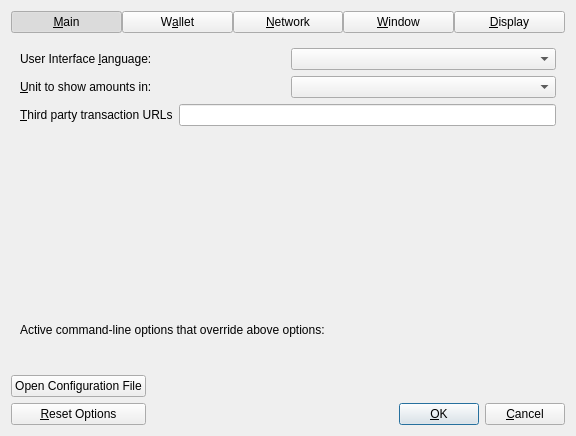
<?xml version="1.0" encoding="UTF-8"?>
<ui version="4.0">
 <class>OptionsDialog</class>
 <widget class="QDialog" name="OptionsDialog">
  <property name="geometry">
   <rect>
    <x>0</x>
    <y>0</y>
    <width>576</width>
    <height>436</height>
   </rect>
  </property>
  <property name="windowTitle">
   <string>Options</string>
  </property>
  <property name="modal">
   <bool>true</bool>
  </property>
  <layout class="QVBoxLayout" name="verticalLayout_8">
   <item>
    <layout class="QHBoxLayout" name="horizontalLayout_3">
     <property name="spacing">
      <number>0</number>
     </property>
     <item>
      <widget class="QPushButton" name="btnMain">
       <property name="text">
        <string>&amp;Main</string>
       </property>
       <property name="checkable">
        <bool>true</bool>
       </property>
       <property name="checked">
        <bool>true</bool>
       </property>
      </widget>
     </item>
     <item>
      <widget class="QPushButton" name="btnWallet">
       <property name="text">
        <string>W&amp;allet</string>
       </property>
       <property name="checkable">
        <bool>true</bool>
       </property>
       <property name="checked">
        <bool>false</bool>
       </property>
      </widget>
     </item>
     <item>
      <widget class="QPushButton" name="btnNetwork">
       <property name="text">
        <string>&amp;Network</string>
       </property>
       <property name="checkable">
        <bool>true</bool>
       </property>
       <property name="checked">
        <bool>false</bool>
       </property>
      </widget>
     </item>
     <item>
      <widget class="QPushButton" name="btnWindow">
       <property name="text">
        <string>&amp;Window</string>
       </property>
       <property name="checkable">
        <bool>true</bool>
       </property>
       <property name="checked">
        <bool>false</bool>
       </property>
      </widget>
     </item>
     <item>
      <widget class="QPushButton" name="btnDisplay">
       <property name="text">
        <string>&amp;Display</string>
       </property>
       <property name="checkable">
        <bool>true</bool>
       </property>
       <property name="checked">
        <bool>false</bool>
       </property>
      </widget>
     </item>
    </layout>
   </item>
   <item>
    <widget class="QStackedWidget" name="stackedWidget">
     <property name="currentIndex">
      <number>4</number>
     </property>
     <widget class="QWidget" name="tabMain">
      <layout class="QVBoxLayout" name="verticalLayout">
       <item>
        <widget class="QCheckBox" name="bitcoinAtStartup">
         <property name="toolTip">
          <string>Automatically start %1 after logging in to the system.</string>
         </property>
         <property name="text">
          <string>&amp;Start %1 on system login</string>
         </property>
        </widget>
       </item>
       <item>
        <spacer name="horizontalSpacer_0_Main">
         <property name="orientation">
          <enum>Qt::Horizontal</enum>
         </property>
         <property name="sizeHint" stdset="0">
          <size>
           <width>40</width>
           <height>5</height>
          </size>
         </property>
        </spacer>
       </item>
       <item>
        <layout class="QHBoxLayout" name="horizontalLayout_Main_Prune">
         <item>
          <widget class="QCheckBox" name="prune">
           <property name="toolTip">
            <string>Disables some advanced features but all blocks will still be fully validated. Reverting this setting requires re-downloading the entire blockchain. Actual disk usage may be somewhat higher.</string>
           </property>
           <property name="text">
            <string>Prune &amp;block storage to</string>
           </property>
          </widget>
         </item>
         <item>
          <widget class="QSpinBox" name="pruneSize">
           <property name="sizePolicy">
            <sizepolicy hsizetype="Minimum" vsizetype="Preferred">
             <horstretch>0</horstretch>
             <verstretch>0</verstretch>
            </sizepolicy>
           </property>
          </widget>
         </item>
         <item>
          <widget class="QLabel" name="pruneSizeUnitLabel">
           <property name="text">
            <string>GB</string>
           </property>
           <property name="textFormat">
            <enum>Qt::PlainText</enum>
           </property>
          </widget>
         </item>
         <item>
          <spacer name="horizontalSpacer_Main_Prune">
           <property name="orientation">
            <enum>Qt::Horizontal</enum>
           </property>
           <property name="sizeHint" stdset="0">
            <size>
             <width>40</width>
             <height>20</height>
            </size>
           </property>
          </spacer>
         </item>
        </layout>
       </item>
       <item>
        <widget class="QLabel" name="pruneWarning">
         <property name="text">
          <string>Reverting this setting requires re-downloading the entire blockchain.</string>
         </property>
         <property name="textFormat">
          <enum>Qt::PlainText</enum>
         </property>
        </widget>
       </item>
       <item>
        <layout class="QHBoxLayout" name="horizontalLayout_2_Main">
         <item>
          <widget class="QLabel" name="databaseCacheLabel">
           <property name="text">
            <string>Size of &amp;database cache</string>
           </property>
           <property name="textFormat">
            <enum>Qt::PlainText</enum>
           </property>
           <property name="buddy">
            <cstring>databaseCache</cstring>
           </property>
          </widget>
         </item>
         <item>
          <widget class="QSpinBox" name="databaseCache">
           <property name="sizePolicy">
            <sizepolicy hsizetype="Minimum" vsizetype="Preferred">
             <horstretch>0</horstretch>
             <verstretch>0</verstretch>
            </sizepolicy>
           </property>
          </widget>
         </item>
         <item>
          <widget class="QLabel" name="databaseCacheUnitLabel">
           <property name="text">
            <string>MB</string>
           </property>
           <property name="textFormat">
            <enum>Qt::PlainText</enum>
           </property>
          </widget>
         </item>
         <item>
          <spacer name="horizontalSpacer_2_Main">
           <property name="orientation">
            <enum>Qt::Horizontal</enum>
           </property>
           <property name="sizeHint" stdset="0">
            <size>
             <width>40</width>
             <height>20</height>
            </size>
           </property>
          </spacer>
         </item>
        </layout>
       </item>
       <item>
        <layout class="QHBoxLayout" name="horizontalLayout_Main_VerifyLabel">
         <item>
          <widget class="QLabel" name="threadsScriptVerifLabel">
           <property name="text">
            <string>Number of script &amp;verification threads</string>
           </property>
           <property name="textFormat">
            <enum>Qt::PlainText</enum>
           </property>
           <property name="buddy">
            <cstring>threadsScriptVerif</cstring>
           </property>
          </widget>
         </item>
         <item>
          <widget class="QSpinBox" name="threadsScriptVerif">
           <property name="sizePolicy">
            <sizepolicy hsizetype="Minimum" vsizetype="Preferred">
             <horstretch>0</horstretch>
             <verstretch>0</verstretch>
            </sizepolicy>
           </property>
           <property name="toolTip">
            <string>(0 = auto, &lt;0 = leave that many cores free)</string>
           </property>
          </widget>
         </item>
         <item>
          <spacer name="horizontalSpacer_Main_Threads">
           <property name="orientation">
            <enum>Qt::Horizontal</enum>
           </property>
           <property name="sizeHint" stdset="0">
            <size>
             <width>40</width>
             <height>20</height>
            </size>
           </property>
          </spacer>
         </item>
        </layout>
       </item>
       <item>
        <spacer name="verticalSpacer_Main">
         <property name="orientation">
          <enum>Qt::Vertical</enum>
         </property>
         <property name="sizeHint" stdset="0">
          <size>
           <width>526</width>
           <height>160</height>
          </size>
         </property>
        </spacer>
       </item>
      </layout>
     </widget>
     <widget class="QWidget" name="tabWallet">
      <layout class="QVBoxLayout" name="verticalLayout_3">
       <item>
        <widget class="QGroupBox" name="groupBox">
         <property name="title">
          <string>Expert</string>
         </property>
         <layout class="QVBoxLayout" name="verticalLayout_2">
          <item>
           <widget class="QCheckBox" name="coinControlFeatures">
            <property name="toolTip">
             <string>Whether to show coin control features or not.</string>
            </property>
            <property name="text">
             <string>Enable coin &amp;control features</string>
            </property>
           </widget>
          </item>
          <item>
           <widget class="QCheckBox" name="spendZeroConfChange">
            <property name="toolTip">
             <string>If you disable the spending of unconfirmed change, the change from a transaction cannot be used until that transaction has at least one confirmation. This also affects how your balance is computed.</string>
            </property>
            <property name="text">
             <string>&amp;Spend unconfirmed change</string>
            </property>
           </widget>
          </item>
          <item>
           <widget class="QCheckBox" name="showIncomingStakeNotifications">
            <property name="toolTip">
             <string>Display notification dialog for incoming stake transactions.</string>
            </property>
            <property name="text">
             <string>&amp;Show incoming stake notifications</string>
            </property>
           </widget>
          </item>
         </layout>
        </widget>
       </item>
       <item>
        <spacer name="verticalSpacer_Wallet">
         <property name="orientation">
          <enum>Qt::Vertical</enum>
         </property>
         <property name="sizeHint" stdset="0">
          <size>
           <width>20</width>
           <height>190</height>
          </size>
         </property>
        </spacer>
       </item>
      </layout>
     </widget>
     <widget class="QWidget" name="tabNetwork">
      <layout class="QVBoxLayout" name="verticalLayout_5">
       <item>
        <widget class="QCheckBox" name="mapPortUpnp">
         <property name="toolTip">
          <string>Automatically open the Bitcoin Confidential client port on the router. This only works when your router supports UPnP and it is enabled.</string>
         </property>
         <property name="text">
          <string>Map port using &amp;UPnP</string>
         </property>
        </widget>
       </item>
       <item>
        <widget class="QCheckBox" name="allowIncoming">
         <property name="toolTip">
          <string>Accept connections from outside.</string>
         </property>
         <property name="text">
          <string>Allow incomin&amp;g connections</string>
         </property>
        </widget>
       </item>
       <item>
        <widget class="QCheckBox" name="connectSocks">
         <property name="toolTip">
          <string>Connect to the Bitcoin Confidential network through a SOCKS5 proxy.</string>
         </property>
         <property name="text">
          <string>&amp;Connect through SOCKS5 proxy (default proxy):</string>
         </property>
        </widget>
       </item>
       <item>
        <layout class="QHBoxLayout" name="horizontalLayout_1_Network">
         <item>
          <widget class="QLabel" name="proxyIpLabel">
           <property name="text">
            <string>Proxy &amp;IP:</string>
           </property>
           <property name="textFormat">
            <enum>Qt::PlainText</enum>
           </property>
           <property name="buddy">
            <cstring>proxyIp</cstring>
           </property>
          </widget>
         </item>
         <item>
          <widget class="QValidatedLineEdit" name="proxyIp">
           <property name="minimumSize">
            <size>
             <width>140</width>
             <height>0</height>
            </size>
           </property>
           <property name="maximumSize">
            <size>
             <width>140</width>
             <height>16777215</height>
            </size>
           </property>
           <property name="toolTip">
            <string>IP address of the proxy (e.g. IPv4: 127.0.0.1 / IPv6: ::1)</string>
           </property>
          </widget>
         </item>
         <item>
          <widget class="QLabel" name="proxyPortLabel">
           <property name="text">
            <string>&amp;Port:</string>
           </property>
           <property name="textFormat">
            <enum>Qt::PlainText</enum>
           </property>
           <property name="buddy">
            <cstring>proxyPort</cstring>
           </property>
          </widget>
         </item>
         <item>
          <widget class="QLineEdit" name="proxyPort">
           <property name="minimumSize">
            <size>
             <width>55</width>
             <height>0</height>
            </size>
           </property>
           <property name="maximumSize">
            <size>
             <width>55</width>
             <height>16777215</height>
            </size>
           </property>
           <property name="toolTip">
            <string>Port of the proxy (e.g. 9050)</string>
           </property>
          </widget>
         </item>
         <item>
          <spacer name="horizontalSpacer_1_Network">
           <property name="orientation">
            <enum>Qt::Horizontal</enum>
           </property>
           <property name="sizeHint" stdset="0">
            <size>
             <width>40</width>
             <height>20</height>
            </size>
           </property>
          </spacer>
         </item>
        </layout>
       </item>
       <item>
        <layout class="QHBoxLayout" name="horizontalLayout_2_Network">
         <item>
          <widget class="QLabel" name="proxyActiveNets">
           <property name="text">
            <string>Used for reaching peers via:</string>
           </property>
           <property name="textFormat">
            <enum>Qt::PlainText</enum>
           </property>
          </widget>
         </item>
         <item>
          <widget class="QCheckBox" name="proxyReachIPv4">
           <property name="enabled">
            <bool>false</bool>
           </property>
           <property name="toolTip">
            <string>Shows if the supplied default SOCKS5 proxy is used to reach peers via this network type.</string>
           </property>
           <property name="text">
            <string/>
           </property>
          </widget>
         </item>
         <item>
          <widget class="QLabel" name="proxyReachIPv4Label">
           <property name="text">
            <string>IPv4</string>
           </property>
           <property name="textFormat">
            <enum>Qt::PlainText</enum>
           </property>
          </widget>
         </item>
         <item>
          <widget class="QCheckBox" name="proxyReachIPv6">
           <property name="enabled">
            <bool>false</bool>
           </property>
           <property name="toolTip">
            <string>Shows if the supplied default SOCKS5 proxy is used to reach peers via this network type.</string>
           </property>
           <property name="text">
            <string/>
           </property>
          </widget>
         </item>
         <item>
          <widget class="QLabel" name="proxyReachIPv6Label">
           <property name="text">
            <string>IPv6</string>
           </property>
           <property name="textFormat">
            <enum>Qt::PlainText</enum>
           </property>
          </widget>
         </item>
         <item>
          <widget class="QCheckBox" name="proxyReachTor">
           <property name="enabled">
            <bool>false</bool>
           </property>
           <property name="toolTip">
            <string>Shows if the supplied default SOCKS5 proxy is used to reach peers via this network type.</string>
           </property>
           <property name="text">
            <string/>
           </property>
          </widget>
         </item>
         <item>
          <widget class="QLabel" name="proxyReachTorLabel">
           <property name="text">
            <string>Tor</string>
           </property>
           <property name="textFormat">
            <enum>Qt::PlainText</enum>
           </property>
          </widget>
         </item>
         <item>
          <spacer name="horizontalSpacer_2_Network">
           <property name="orientation">
            <enum>Qt::Horizontal</enum>
           </property>
           <property name="sizeHint" stdset="0">
            <size>
             <width>40</width>
             <height>20</height>
            </size>
           </property>
          </spacer>
         </item>
        </layout>
       </item>
       <item>
        <widget class="QCheckBox" name="connectSocksTor">
         <property name="toolTip">
          <string>Connect to the Bitcoin Confidential network through a separate SOCKS5 proxy for Tor hidden services.</string>
         </property>
         <property name="text">
          <string>Use separate SOCKS&amp;5 proxy to reach peers via Tor hidden services:</string>
         </property>
        </widget>
       </item>
       <item>
        <layout class="QHBoxLayout" name="horizontalLayout_3_Network">
         <item>
          <widget class="QLabel" name="proxyIpTorLabel">
           <property name="text">
            <string>Proxy &amp;IP:</string>
           </property>
           <property name="textFormat">
            <enum>Qt::PlainText</enum>
           </property>
           <property name="buddy">
            <cstring>proxyIpTor</cstring>
           </property>
          </widget>
         </item>
         <item>
          <widget class="QValidatedLineEdit" name="proxyIpTor">
           <property name="minimumSize">
            <size>
             <width>140</width>
             <height>0</height>
            </size>
           </property>
           <property name="maximumSize">
            <size>
             <width>140</width>
             <height>16777215</height>
            </size>
           </property>
           <property name="toolTip">
            <string>IP address of the proxy (e.g. IPv4: 127.0.0.1 / IPv6: ::1)</string>
           </property>
          </widget>
         </item>
         <item>
          <widget class="QLabel" name="proxyPortTorLabel">
           <property name="text">
            <string>&amp;Port:</string>
           </property>
           <property name="textFormat">
            <enum>Qt::PlainText</enum>
           </property>
           <property name="buddy">
            <cstring>proxyPortTor</cstring>
           </property>
          </widget>
         </item>
         <item>
          <widget class="QLineEdit" name="proxyPortTor">
           <property name="minimumSize">
            <size>
             <width>55</width>
             <height>0</height>
            </size>
           </property>
           <property name="maximumSize">
            <size>
             <width>55</width>
             <height>16777215</height>
            </size>
           </property>
           <property name="toolTip">
            <string>Port of the proxy (e.g. 9050)</string>
           </property>
          </widget>
         </item>
         <item>
          <spacer name="horizontalSpacer_4_Network">
           <property name="orientation">
            <enum>Qt::Horizontal</enum>
           </property>
           <property name="sizeHint" stdset="0">
            <size>
             <width>40</width>
             <height>20</height>
            </size>
           </property>
          </spacer>
         </item>
        </layout>
       </item>
       <item>
        <spacer name="verticalSpacer_Network">
         <property name="orientation">
          <enum>Qt::Vertical</enum>
         </property>
         <property name="sizeHint" stdset="0">
          <size>
           <width>20</width>
           <height>113</height>
          </size>
         </property>
        </spacer>
       </item>
      </layout>
     </widget>
     <widget class="QWidget" name="tabWindow">
      <layout class="QVBoxLayout" name="verticalLayout_6">
       <item>
        <widget class="QCheckBox" name="hideTrayIcon">
         <property name="toolTip">
          <string>Hide the icon from the system tray.</string>
         </property>
         <property name="text">
          <string>&amp;Hide tray icon</string>
         </property>
        </widget>
       </item>
       <item>
        <widget class="QCheckBox" name="minimizeToTray">
         <property name="toolTip">
          <string>Show only a tray icon after minimizing the window.</string>
         </property>
         <property name="text">
          <string>&amp;Minimize to the tray instead of the taskbar</string>
         </property>
        </widget>
       </item>
       <item>
        <widget class="QCheckBox" name="minimizeOnClose">
         <property name="toolTip">
          <string>Minimize instead of exit the application when the window is closed. When this option is enabled, the application will be closed only after selecting Exit in the menu.</string>
         </property>
         <property name="text">
          <string>M&amp;inimize on close</string>
         </property>
        </widget>
       </item>
       <item>
        <spacer name="verticalSpacer_Window">
         <property name="orientation">
          <enum>Qt::Vertical</enum>
         </property>
         <property name="sizeHint" stdset="0">
          <size>
           <width>20</width>
           <height>40</height>
          </size>
         </property>
        </spacer>
       </item>
      </layout>
     </widget>
     <widget class="QWidget" name="tabDisplay">
      <layout class="QVBoxLayout" name="verticalLayout_7">
       <item>
        <layout class="QHBoxLayout" name="horizontalLayout_1_Display">
         <item>
          <widget class="QLabel" name="langLabel">
           <property name="text">
            <string>User Interface &amp;language:</string>
           </property>
           <property name="textFormat">
            <enum>Qt::PlainText</enum>
           </property>
           <property name="buddy">
            <cstring>lang</cstring>
           </property>
          </widget>
         </item>
         <item>
          <widget class="QValueComboBox" name="lang">
           <property name="sizePolicy">
            <sizepolicy hsizetype="Preferred" vsizetype="Preferred">
             <horstretch>0</horstretch>
             <verstretch>0</verstretch>
            </sizepolicy>
           </property>
           <property name="focusPolicy">
            <enum>Qt::StrongFocus</enum>
           </property>
           <property name="toolTip">
            <string>The user interface language can be set here. This setting will take effect after restarting %1.</string>
           </property>
          </widget>
         </item>
        </layout>
       </item>
       <item>
        <layout class="QHBoxLayout" name="horizontalLayout_2_Display">
         <item>
          <widget class="QLabel" name="unitLabel">
           <property name="text">
            <string>&amp;Unit to show amounts in:</string>
           </property>
           <property name="textFormat">
            <enum>Qt::PlainText</enum>
           </property>
           <property name="buddy">
            <cstring>unit</cstring>
           </property>
          </widget>
         </item>
         <item>
          <widget class="QValueComboBox" name="unit">
           <property name="sizePolicy">
            <sizepolicy hsizetype="Preferred" vsizetype="Preferred">
             <horstretch>0</horstretch>
             <verstretch>0</verstretch>
            </sizepolicy>
           </property>
           <property name="focusPolicy">
            <enum>Qt::StrongFocus</enum>
           </property>
           <property name="toolTip">
            <string>Choose the default subdivision unit to show in the interface and when sending coins.</string>
           </property>
          </widget>
         </item>
        </layout>
       </item>
       <item>
        <layout class="QHBoxLayout" name="horizontalLayout_3_Display">
         <item>
          <widget class="QLabel" name="thirdPartyTxUrlsLabel">
           <property name="toolTip">
            <string>Third party URLs (e.g. a block explorer) that appear in the transactions tab as context menu items. %s in the URL is replaced by transaction hash. Multiple URLs are separated by vertical bar |.</string>
           </property>
           <property name="text">
            <string>&amp;Third party transaction URLs</string>
           </property>
           <property name="buddy">
            <cstring>thirdPartyTxUrls</cstring>
           </property>
          </widget>
         </item>
         <item>
          <widget class="QLineEdit" name="thirdPartyTxUrls">
           <property name="sizePolicy">
            <sizepolicy hsizetype="Expanding" vsizetype="Preferred">
             <horstretch>0</horstretch>
             <verstretch>0</verstretch>
            </sizepolicy>
           </property>
           <property name="focusPolicy">
            <enum>Qt::StrongFocus</enum>
           </property>
           <property name="toolTip">
            <string>Third party URLs (e.g. a block explorer) that appear in the transactions tab as context menu items. %s in the URL is replaced by transaction hash. Multiple URLs are separated by vertical bar |.</string>
           </property>
          </widget>
         </item>
        </layout>
       </item>
       <item>
        <spacer name="verticalSpacer_Display">
         <property name="orientation">
          <enum>Qt::Vertical</enum>
         </property>
         <property name="sizeHint" stdset="0">
          <size>
           <width>20</width>
           <height>105</height>
          </size>
         </property>
        </spacer>
       </item>
      </layout>
     </widget>
    </widget>
   </item>
   <item>
    <widget class="QFrame" name="frame">
     <layout class="QVBoxLayout" name="verticalLayout_Bottom">
      <item>
       <layout class="QHBoxLayout" name="horizontalLayout_Bottom">
        <item>
         <widget class="QLabel" name="overriddenByCommandLineInfoLabel">
          <property name="text">
           <string>Active command-line options that override above options:</string>
          </property>
          <property name="textFormat">
           <enum>Qt::PlainText</enum>
          </property>
         </widget>
        </item>
        <item>
         <spacer name="horizontalSpacer_Bottom">
          <property name="orientation">
           <enum>Qt::Horizontal</enum>
          </property>
          <property name="sizeHint" stdset="0">
           <size>
            <width>40</width>
            <height>20</height>
           </size>
          </property>
         </spacer>
        </item>
       </layout>
      </item>
      <item>
       <widget class="QLabel" name="overriddenByCommandLineLabel">
        <property name="text">
         <string/>
        </property>
        <property name="textFormat">
         <enum>Qt::PlainText</enum>
        </property>
        <property name="wordWrap">
         <bool>true</bool>
        </property>
       </widget>
      </item>
     </layout>
    </widget>
   </item>
   <item>
    <layout class="QHBoxLayout" name="horizontalLayout_Buttons">
     <item>
      <layout class="QVBoxLayout" name="verticalLayout_Buttons">
       <item>
        <widget class="QPushButton" name="openBitcoinConfButton">
         <property name="toolTip">
          <string>Open the %1 configuration file from the working directory.</string>
         </property>
         <property name="text">
          <string>Open Configuration File</string>
         </property>
         <property name="autoDefault">
          <bool>false</bool>
         </property>
        </widget>
       </item>
       <item>
        <widget class="QPushButton" name="resetButton">
         <property name="toolTip">
          <string>Reset all client options to default.</string>
         </property>
         <property name="text">
          <string>&amp;Reset Options</string>
         </property>
         <property name="autoDefault">
          <bool>false</bool>
         </property>
        </widget>
       </item>
      </layout>
     </item>
     <item>
      <spacer name="horizontalSpacer_1">
       <property name="orientation">
        <enum>Qt::Horizontal</enum>
       </property>
       <property name="sizeHint" stdset="0">
        <size>
         <width>40</width>
         <height>48</height>
        </size>
       </property>
      </spacer>
     </item>
     <item>
      <widget class="QLabel" name="statusLabel">
       <property name="minimumSize">
        <size>
         <width>200</width>
         <height>0</height>
        </size>
       </property>
       <property name="font">
        <font>
         <weight>75</weight>
         <bold>true</bold>
        </font>
       </property>
       <property name="text">
        <string/>
       </property>
       <property name="textFormat">
        <enum>Qt::PlainText</enum>
       </property>
       <property name="wordWrap">
        <bool>true</bool>
       </property>
      </widget>
     </item>
     <item>
      <spacer name="horizontalSpacer_2">
       <property name="orientation">
        <enum>Qt::Horizontal</enum>
       </property>
       <property name="sizeHint" stdset="0">
        <size>
         <width>40</width>
         <height>48</height>
        </size>
       </property>
      </spacer>
     </item>
     <item>
      <layout class="QVBoxLayout" name="verticalLayout_4">
       <item>
        <spacer name="verticalSpacer">
         <property name="orientation">
          <enum>Qt::Vertical</enum>
         </property>
         <property name="sizeHint" stdset="0">
          <size>
           <width>20</width>
           <height>40</height>
          </size>
         </property>
        </spacer>
       </item>
       <item>
        <layout class="QHBoxLayout" name="horizontalLayout">
         <item>
          <widget class="QPushButton" name="okButton">
           <property name="text">
            <string>&amp;OK</string>
           </property>
           <property name="autoDefault">
            <bool>false</bool>
           </property>
           <property name="default">
            <bool>true</bool>
           </property>
          </widget>
         </item>
         <item>
          <widget class="QPushButton" name="cancelButton">
           <property name="text">
            <string>&amp;Cancel</string>
           </property>
           <property name="autoDefault">
            <bool>false</bool>
           </property>
          </widget>
         </item>
        </layout>
       </item>
      </layout>
     </item>
    </layout>
   </item>
  </layout>
 </widget>
 <customwidgets>
  <customwidget>
   <class>QValidatedLineEdit</class>
   <extends>QLineEdit</extends>
   <header>qt/qvalidatedlineedit.h</header>
  </customwidget>
  <customwidget>
   <class>QValueComboBox</class>
   <extends>QComboBox</extends>
   <header>qt/qvaluecombobox.h</header>
  </customwidget>
 </customwidgets>
 <resources/>
 <connections/>
</ui>
